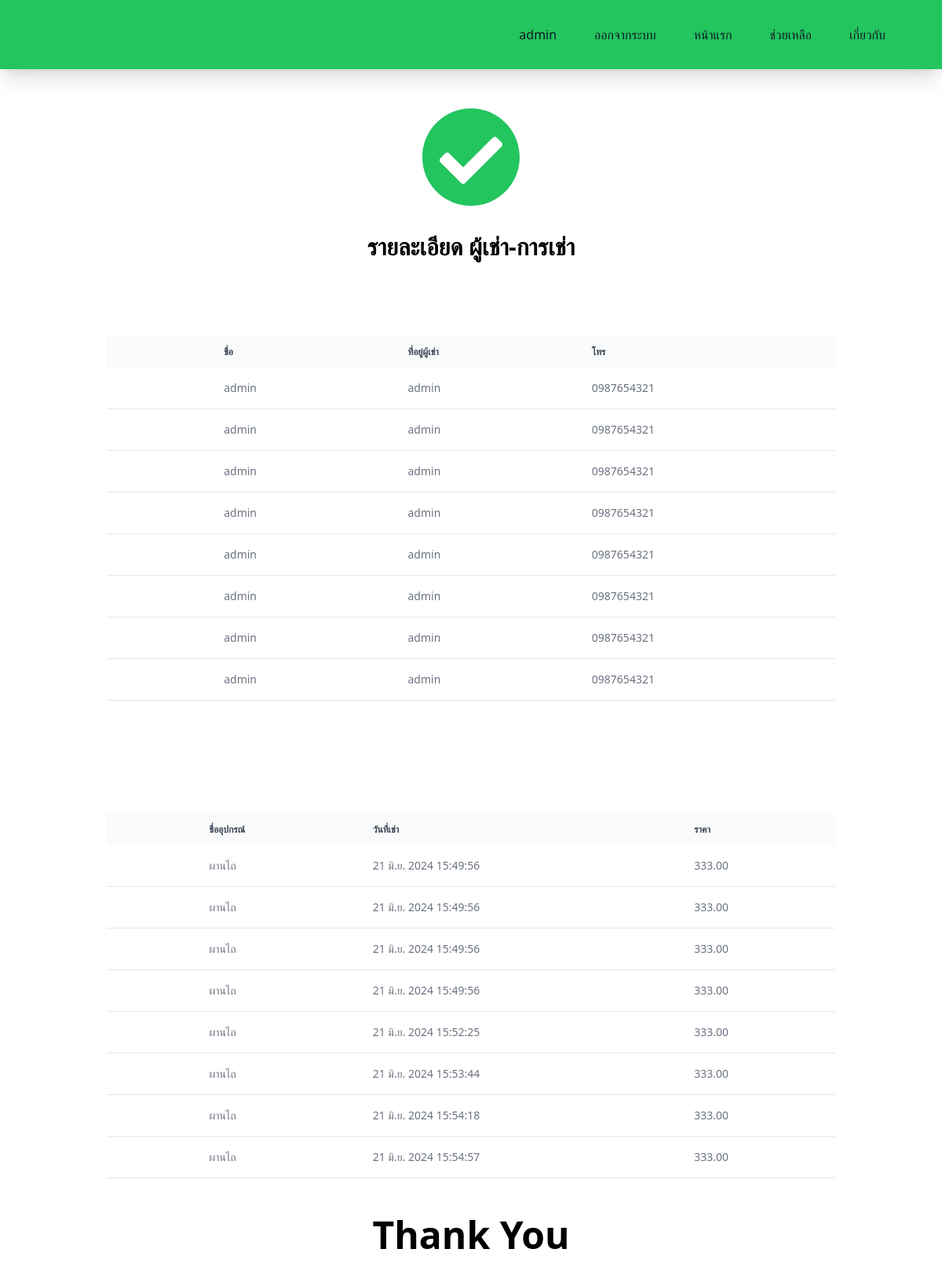
The app's page /user/See_rentals_product/3/ (signed in) with its own data.
### shop/models.py (models this page shows, shortened)
class Sell_Buy(models.Model):
    user = models.ForeignKey(User, on_delete=models.CASCADE,null=True,blank=True)
    product = models.ForeignKey(AllProduct, on_delete=models.CASCADE,null=True,blank=True,related_name='sells')
    phon = models.CharField(max_length=10,null=True,blank=True)
    location = models.CharField(max_length=200,null=True,blank=True)
    read = models.BooleanField(default=False)
    quantity = models.PositiveIntegerField(default=1)
    sell_date = models.DateTimeField(auto_now_add=True)

class AllProduct(models.Model):
    user = models.ForeignKey(User, on_delete=models.CASCADE,null=True,blank=True)
    product_name = models.CharField(max_length=200,null=True,blank=True)
    product_price = models.DecimalField(max_digits=6, decimal_places=2,null=True,blank=True)
    phon_number = models.CharField(max_length=10,default='phon_number',null=True,blank=True)
    product_detail = models.TextField(default='No description',null=True,blank=True)
    product_size = models.CharField(max_length=200, default='Default Size',null=True,blank=True)
    product_status = models.ForeignKey(Status, on_delete=models.CASCADE, blank=True,null=True)
    category = models.ForeignKey(Category, on_delete=models.DO_NOTHING, null=True,blank=True)
    province = models.ForeignKey(Provinces, on_delete=models.DO_NOTHING, null=True,blank=True)
    product_location = models.CharField(max_length=200, default='location')
    image = models.ImageField(upload_to='Parcel', default='broken_image.png',null=True,blank=True)
    datetime = models.DateField(null=True,blank=True)
    lastdate = models.DateField(null=True,blank=True)
    quantity = models.PositiveIntegerField(default=1)

### user/views.py (the view)
# urls.py: path('See_rentals_product/<int:id>/',See_rentals_product, name="See_rentals_product"),
@login_required
def See_rentals_product(req, id):
    pro = get_object_or_404(AllProduct, pk=id)
    users = Sell_Buy.objects.filter(product=pro)
    for i in users:
        i.read = True
        i.save()
    return render(req, 'users/see_rentals_product.html', {
        'users': users,
        'provinces': Provinces.objects.all(),
        'product': pro
    })

### user/templates/users/See_rentals_product.html (shortened to what this page needs)
{% extends 'main/base.html' %}
{% load humanize %}
{% block content %}
<div class="container mx-auto mt-12 text-center">
    <i class="fas fa-check-circle text-green-500 text-9xl mb-8"></i>
    <h2 class="text-3xl font-bold">รายละเอียด ผู้เช่า-การเช่า</h2>
</div>
<div class="container mx-auto w-2/2 p-12 mt-12 mb-12">
    <table class="w-full text-sm text-left rtl:text-right text-gray-500 dark:text-gray-400">
        <thead class="text-xs text-gray-700 uppercase bg-gray-50 dark:bg-gray-700 dark:text-gray-400">
            <tr>
                <th scope="col" class="p-4">
                </th>
                <th scope="col" class="px-4 lg:px-6 py-3">ชื่อ</th>
                <th scope="col" class="px-4 lg:px-6 py-3">ที่อยู่ผู้เช่า</th>
                <th scope="col" class="px-4 lg:px-6 py-3">โทร</th>
            </tr>
        </thead>
        <tbody>
            {% for users in users %}
            <tr class="bg-white border-b dark:bg-gray-800 dark:border-gray-700 hover:bg-gray-50 dark:hover:bg-gray-600">
                <td class="px-4 lg:px-6 py-4 font-medium text-gray-900 whitespace-nowrap dark:text-white">{{ i.user}}</td>
                <td class="px-4 lg:px-6 py-4">{{ users.user }}</td>
                <td class="px-4 lg:px-6 py-4">{{ users.location }}</td>
                <td class="px-4 lg:px-6 py-4">{{ users.phon }}</td>
            </tr>
            {% endfor %}
        </tbody>
    </table>
</div>
<div class="container mx-auto w-2/2 p-12 mt-12 mb-12">
    <table class="w-full text-sm text-left rtl:text-right text-gray-500 dark:text-gray-400">
        <thead class="text-xs text-gray-700 uppercase bg-gray-50 dark:bg-gray-700 dark:text-gray-400">
            <tr>
                <th scope="col" class="p-4">
                </th>
                <th scope="col" class="px-4 lg:px-6 py-3">ชื่ออุปกรณ์</th>
                <th scope="col" class="px-4 lg:px-6 py-3">วันที่เช่า</th>
                <th scope="col" class="px-4 lg:px-6 py-3">ราคา</th>
            </tr>
        </thead>
        <tbody>
            {% for user in users %}
            <tr class="bg-white border-b dark:bg-gray-800 dark:border-gray-700 hover:bg-gray-50 dark:hover:bg-gray-600">
                <td class="px-4 lg:px-6 py-4 font-medium text-gray-900 whitespace-nowrap dark:text-white">{{ i.user}}</td>
                <td class="px-4 lg:px-6 py-4">{{user.product.product_name}}</td>
                <td class="px-4 lg:px-6 py-4">{{ user.sell_date|date:"d M Y H:i:s" }}</td>
                <td class="px-4 lg:px-6 py-4">{{ user.product.product_price|intcomma }}</td>
            </tr>
            {% endfor %}
        </tbody>
    </table>
    <div class="invoice-footer mt-12 text-center">
        <p class="text-5xl font-bold">Thank You</p>
    </div>
</div>
{% endblock %}

### main/templates/main/base.html (shortened to what this page needs)
<!DOCTYPE html>
<html lang="th">
<head>
  <script src="https://cdn.tailwindcss.com"></script>
  <link href="https://cdnjs.cloudflare.com/ajax/libs/font-awesome/6.0.0-beta3/css/all.min.css" rel="stylesheet">
</head>
<body class="">
  {% include 'main/tobar2.html' %}
  {% block content %}
  {% endblock %}
</body>
</html>

### main/templates/main/tobar2.html (shortened to what this page needs)
<nav class="mx-auto flex  bg-green-500 items-center justify-between p-3 lg:px-8 shadow-xl" aria-label="Global ">
  <div class="flex lg:flex-1  ">
  </div>
    <header class="items-center py-2 px-6 sm:flex">
      <div class="hidden lg:flex space-x-4">
          {% if user.is_authenticated %}
          <a href="{% url 'dashboard' %}" class="block px-4 py-2 account-link hover:bg-green-600 hover:text-white text-gray-900 ">{{ user.username }}</a>
          <a href="/logout/" class="block px-4 py-2 account-link hover:bg-green-600 hover:text-white text-gray-900">ออกจากระบบ</a>
          {% else %}
          <a href="{% url 'login' %}" class="block px-4 py-2 account-link hover:bg-green-600 hover:text-white text-gray-900">เข้าสู่ระบบ</a>
          <a href="{% url 'register' %}" class="block px-4 py-2 account-link hover:bg-green-600 hover:text-white text-gray-900">สมัครสมาชิก</a>
          {% endif %}
          <a href="{% url 'home' %}" class="block px-4 py-2 account-link hover:bg-green-600 hover:text-white text-gray-900">หน้าแรก</a>
          <a href="{% url 'help' %}" class="block px-4 py-2 account-link hover:bg-green-600 hover:text-white text-gray-900">ช่วยเหลือ</a>
          <a href="{% url 'about' %}" class="block px-4 py-2 account-link hover:bg-green-600 hover:text-white text-gray-900">เกี่ยวกับ</a>
      </div>
  </header>
</nav>

### records on screen
Sell_Buy: user "admin", location "admin", phon "0987654321", product.product_name "ผานไถ", sell_date "21 มิ.ย. 2024 15:49:56", product.product_price "333.00"
Sell_Buy: user "admin", location "admin", phon "0987654321", product.product_name "ผานไถ", sell_date "21 มิ.ย. 2024 15:49:56", product.product_price "333.00"
Sell_Buy: user "admin", location "admin", phon "0987654321", product.product_name "ผานไถ", sell_date "21 มิ.ย. 2024 15:49:56", product.product_price "333.00"
Sell_Buy: user "admin", location "admin", phon "0987654321", product.product_name "ผานไถ", sell_date "21 มิ.ย. 2024 15:49:56", product.product_price "333.00"
Sell_Buy: user "admin", location "admin", phon "0987654321", product.product_name "ผานไถ", sell_date "21 มิ.ย. 2024 15:52:25", product.product_price "333.00"
Sell_Buy: user "admin", location "admin", phon "0987654321", product.product_name "ผานไถ", sell_date "21 มิ.ย. 2024 15:53:44", product.product_price "333.00"
Sell_Buy: user "admin", location "admin", phon "0987654321", product.product_name "ผานไถ", sell_date "21 มิ.ย. 2024 15:54:18", product.product_price "333.00"
Sell_Buy: user "admin", location "admin", phon "0987654321", product.product_name "ผานไถ", sell_date "21 มิ.ย. 2024 15:54:57", product.product_price "333.00"

### other values on screen
{{ user.username }} "admin"
